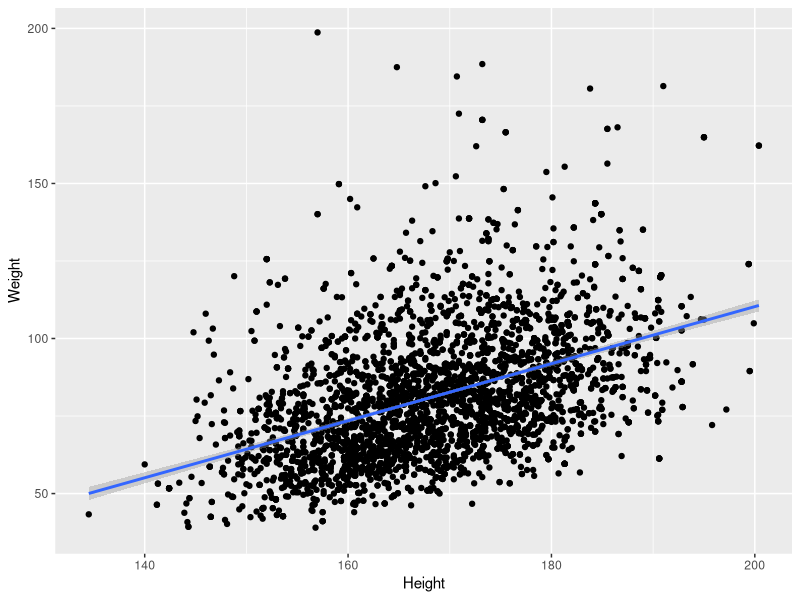
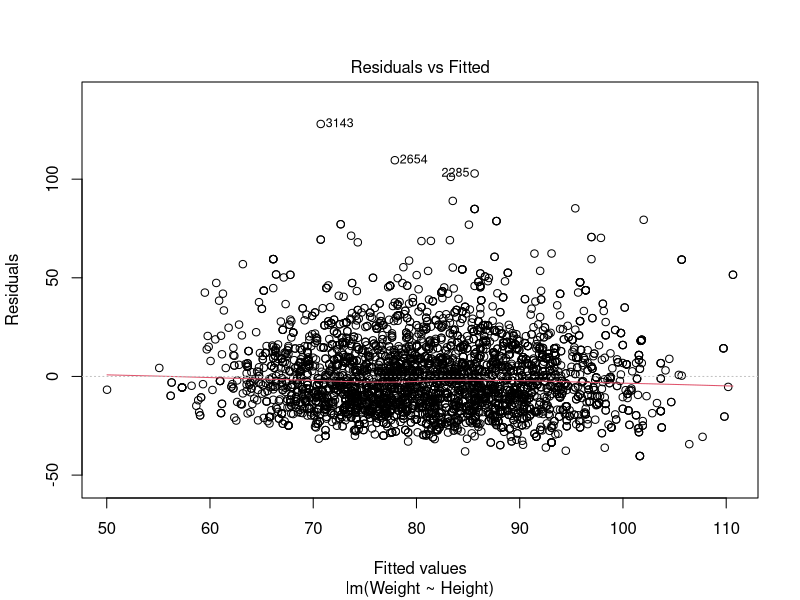
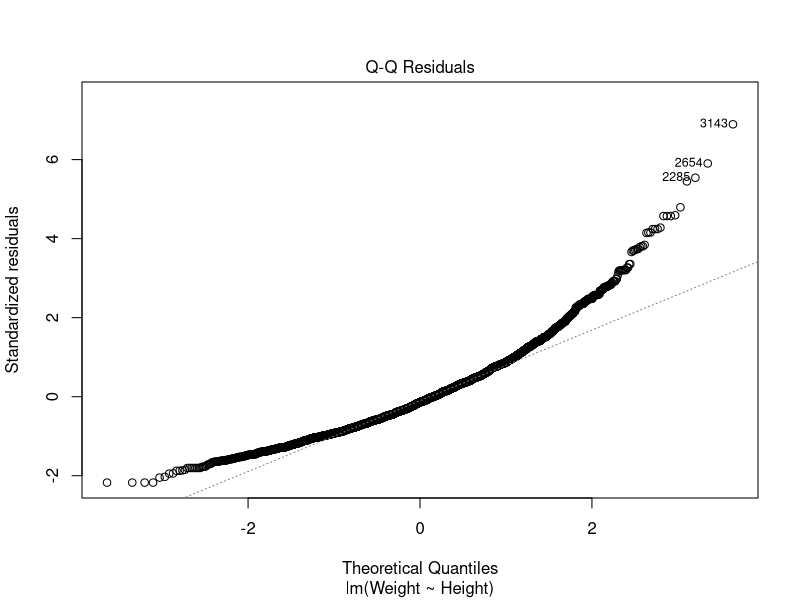
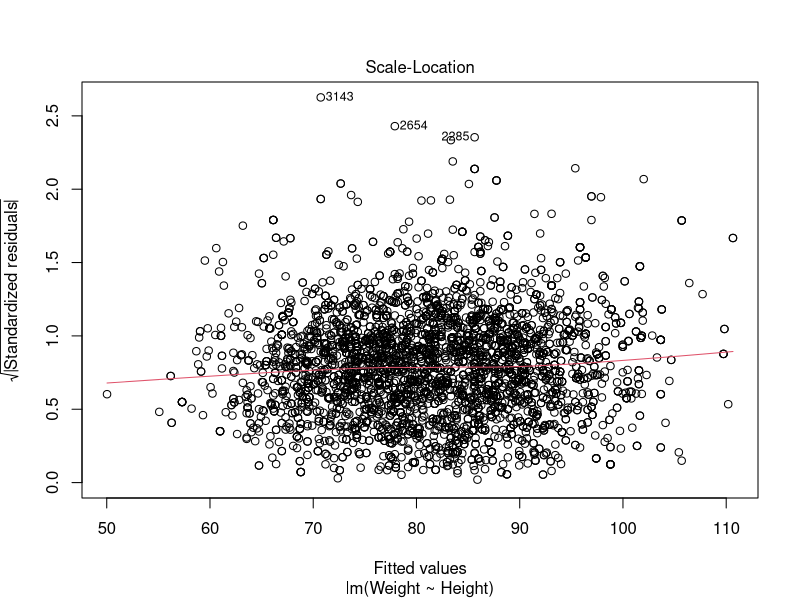
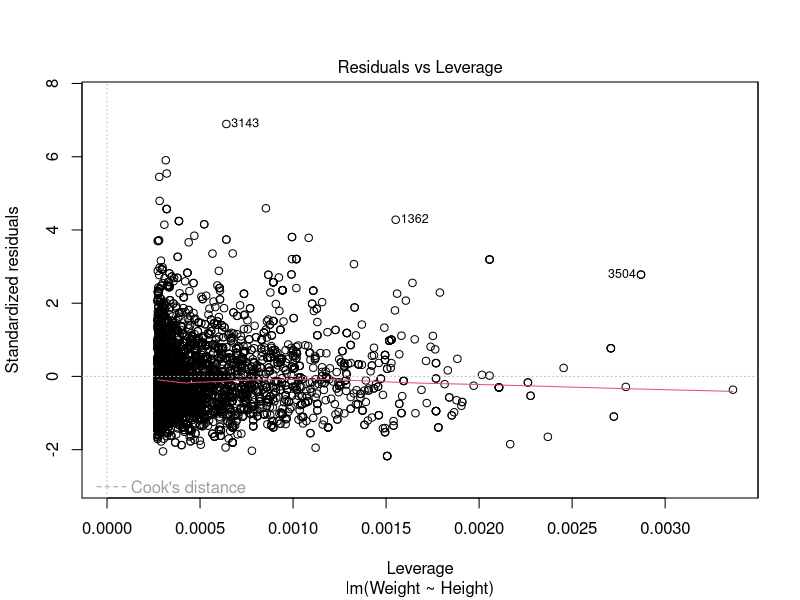

Recreate these plots in R, in order.
#' ---
#' title: Regression
#' author: Data Services at the Claude Moore Health Sciences Library
#' date: University of Virginia
#' output:
#'    html_document:
#'      highlight: default
#' ---

#' This lesson will introduce you to linear regression modeling in R. We will cover how to create a model and analyze the significance of the slope and how to check the assumptions.
#' 
#'
#' In this lesson, the data we're going to work with comes from the National Health and Nutrition Examination Survey (NHANES) program at the CDC. NHANES is a research program designed to assess the health and nutritional status of adults and children in the United States. It began in the 1960s and since 1999 examines a nationally representative sample of about 5,000 people each year. The NHANES interview includes demographic, socioeconomic, dietary, and health-related questions. The physical exam includes medical, dental, and physiological measurements, as well as several standard laboratory tests. NHANES is used to determine the prevalence of major diseases and risk factors for those diseases. NHANES data are also the basis for national standards for measurements like height, weight, and blood pressure. Data from this survey is used in epidemiology studies and health sciences research, which help develop public health policy, direct and design health programs and services, and expand the health knowledge for the Nation.

#' We are using a small slice of this data. We're only using a handful of variables from the 2011-2012 survey years on about 5,000 individuals.

#' ## First we will load the nhanes.csv dataset
library(tidyverse)
nh <- read_csv("data/nhanes.csv")
nh

#' Now we will filter the nh dataset so it just contains adults (>= 18 years old) and save the new dataset as nha

nha <- nh %>%
  filter(Age >= 18)

#' ## The first analysis we will run is a classic: Let's look at the relationship between height and weight.
#' 
#' H0: the slope describing the relationship between Height and Weight is not significantly different from 0
#' H1: as Height increases, Weight increases (a one-sided hypothesis)

fit <- lm(Weight~Height, data=nha)
confint(fit) #to get out confidence intervals for LM
summary(fit)

#' The relationship is highly significant. The intercept term is not very useful most of the time. Here it shows us what the value of Weight would be when Height=0cm, which could never happen. 
#' 
#' The Height coefficient (slope) is meaningful -- each one cm increase in height results in a 0.92 kg increase in weight. The p-value provided for this coefficient is the two-tailed value, so for our 1-tailed test, we would divide that by 2. In this case, it makes no difference because p is already so small.
#' 
#' Let's visualize the relationship with a scatterplot and add the least squares line of best fit:
nha %>%
ggplot(aes(x=Height, y=Weight)) + 
  geom_point() + 
  geom_smooth(method="lm")

#By default, this is only going to show the prediction over the range of the data. This is important! Don't extrapolate past the edges of your data

#' ### Assumptions of linear model:
#' 1. Linear relationship between x and y
#' 2. Random Sampling
#' 3. Equal variance across levels of X
#' 4. Normality of residuals

#' To check the these assumptions, R has a nice built-in plotting feature
plot(fit)

#' first plot shows most residuals are centered on 0, there are some high positive residuals, but no indication of unequal variance across X or a curve which would indicate departures from linearity
#' ...If you did see a violation in linearity, you may want to try modeling with non-linear terms (X^2) in a polynomial regression or try techniques other than least squares (glm, splines)
#' Normality of the residuals is not perfect...but LM is robust to modest departures in normality and we have large n --> ok
#' ...If you did not want to assume that the central limit theorem will provide adequate normality, there are other options (that are outside the scope of this video) -- check out rlm (in the MASS package) or lmRob (in the robust package)
#' ...For now, we will assume normality of residuals is met
#' The standardized residuals show the same pattern as the raw residuals -- nothing to be concerned about
#' The final plot shows the leverage of each point. For points with the highest leverage, to determine what impact they have on the regression, you could remove them from analysis and then re-examine the regression coefficients. If your overall conclusions do not change, don't worry too much. But if one or two datapoints are driving the effect that you see, that would be troublesome indeed.
#' ...In this case, looking at the scatterplot, I do not think that there are are datapoints that are particularly worrying

#' # Multiple Regression

#' Let's do a multiple linear regression analysis, where we attempt to model the effect of multiple predictor variables at once on some outcome. First, let's look at the effect of physical activity on testosterone levels.

fitP <- lm(Testosterone~PhysActive, data=nha)
summary(fitP)

#' The p-value is significant (p=0.01516), and the result suggests that increased physical activity is associated with increased testosterone levels. 
#' 
#' But, does increasing your physical activity increase your testosterone levels? Or is it the other way -- will increased testosterone encourage more physical activity? 
#' 
#' Or is it none of the above -- is the apparent relationship between physical activity and testosterone levels only apparent because both are correlated with yet a third, unaccounted for variable? 
#' 
#' Let's add Age into the model as well.

fitP <- lm(Testosterone~PhysActive+Age, data=nha)
summary(fitP)

#' Aha! After accounting for age, the testosterone / physical activity link is no longer significant. Every 1-year increase in age results in a highly significant decrease in testosterone, and since increasing age is also likely associated with decreased physical activity, perhaps age is the  confounder that makes this relationship apparent.

#' Adding other predictors can also swing things the other way. One variable that is hugely important to testosterone levels is sex! We know that men have much higher testosterone levels than females. Sex is probably the single best predictor of testosterone levels in our dataset. 
#' 
#' By not accounting for this effect, our unaccounted-for variation remains very high (low R^2 value). By accounting for Gender, we now reduce the residual error in the model, and the physical activity effect once again becomes significant. Also notice that our model fits much better (higher R-squared), and is much more significant overall

fitP <- lm(Testosterone ~ PhysActive+Age+Gender, data=nha)
summary(fitP)

#' We've only looked at the `summary()` and `confint()` functions for extracting information from an `lm` class object. However, there are several other accessor functions that can be used on a linear model object. Check out the help page for each one of these to learn more.

#' - `coefficients()`
#' - `predict.lm()`
#' - `fitted.values()`
#'- `residuals()`

#' We could easily spend hours learning the ins and outs of linear regression modeling (and I suggest you do just that!). This video provides just a taste of how to begin to interact with LMs in R.
